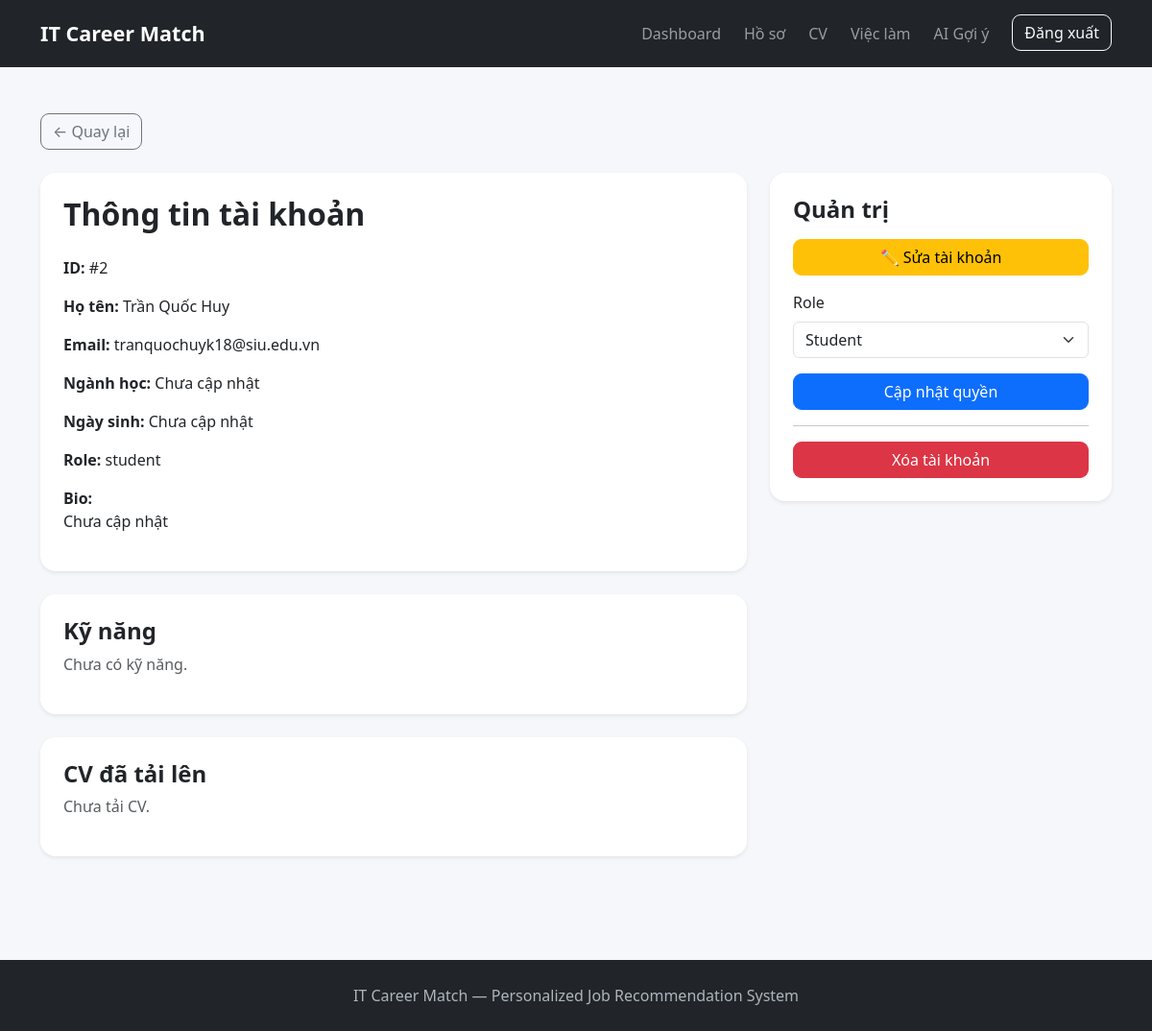
Page /admin/users/2 (signed in) on the earlier database version.
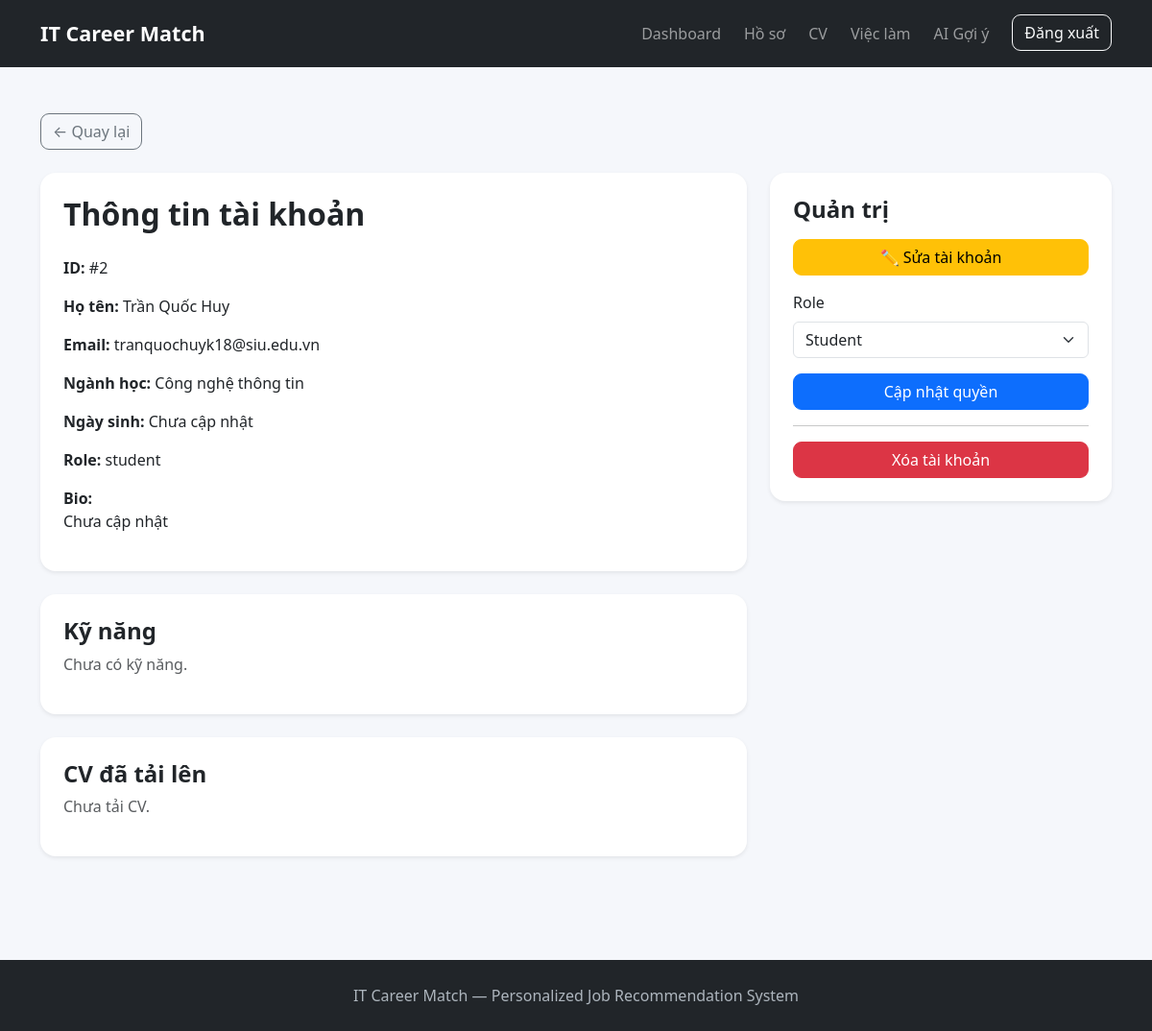
Same page on the later database version.
### tables this page shows
CREATE TABLE users (
            user_id INTEGER PRIMARY KEY AUTOINCREMENT,
            email TEXT NOT NULL UNIQUE,
            password TEXT NOT NULL,
            role TEXT NOT NULL DEFAULT 'student',
            created_at TIMESTAMP DEFAULT CURRENT_TIMESTAMP
        );

CREATE TABLE student_profiles (
            profile_id INTEGER PRIMARY KEY AUTOINCREMENT,
            user_id INTEGER NOT NULL UNIQUE,
            full_name TEXT,
            date_of_birth TEXT,
            major TEXT,
            bio TEXT,
            avatar TEXT,

            FOREIGN KEY (user_id)
                REFERENCES users(user_id)
                ON DELETE CASCADE
        );

### app.py (the view)
@app.route("/admin/users/<int:user_id>")
def admin_user_detail(user_id):
    if not is_admin():
        return "Bạn không có quyền truy cập.", 403
    connection = get_connection()
    user = connection.execute(
        """
        SELECT
            u.user_id,
            u.email,
            u.role,
            u.created_at,
            p.full_name,
            p.date_of_birth,
            p.major,
            p.bio
        FROM users u
        LEFT JOIN student_profiles p
            ON u.user_id = p.user_id
        WHERE u.user_id = ?
        """,
        (user_id,)
    ).fetchone()
    if user is None:
        connection.close()
        return "Không tìm thấy tài khoản.", 404
    skills = connection.execute(
        """
        SELECT s.name
        FROM student_skills ss
        JOIN skills s
            ON ss.skill_id = s.skill_id
        WHERE ss.user_id = ?
        ORDER BY s.name
        """,
        (user_id,)
    ).fetchall()
    cvs = connection.execute(
        """
        SELECT
            cv_id,
            file_name,
            created_at
        FROM cvs
        WHERE user_id = ?
        ORDER BY created_at DESC
        """,
        (user_id,)
    ).fetchall()
    connection.close()
    return render_template(
        "admin/user_detail.html",
        user=user,
        skills=skills,
        cvs=cvs
    )

### app.py (called while the page is built)
def is_admin():
    return (
        "user_id" in session
        and session.get("role") == "admin"
    )

### database/database.py (called while the page is built)
def get_connection():
    connection = sqlite3.connect(DATABASE_PATH)
    connection.row_factory = sqlite3.Row
    connection.execute("PRAGMA foreign_keys = ON")
    return connection

### templates/admin/user_detail.html (shortened to what this page needs)
{% extends "base.html" %}
{% block content %}
<div class="container py-5">
    <a
        href="{{ url_for('admin_users') }}"
        class="btn btn-outline-secondary mb-4"
    >
        ← Quay lại
    </a>
    <div class="row g-4">
        <div class="col-lg-8">
            <div class="card border-0 shadow-sm">
                <div class="card-body p-4">
                    <h2 class="fw-bold mb-4">
                        Thông tin tài khoản
                    </h2>
                    <p>
                        <strong>ID:</strong>
                        #{{ user.user_id }}
                    </p>
                    <p>
                        <strong>Họ tên:</strong>
                        {{ user.full_name or "Chưa cập nhật" }}
                    </p>
                    <p>
                        <strong>Email:</strong>
                        {{ user.email }}
                    </p>
                    <p>
                        <strong>Ngành học:</strong>
                        {{ user.major or "Chưa cập nhật" }}
                    </p>
                    <p>
                        <strong>Ngày sinh:</strong>
                        {{ user.date_of_birth or "Chưa cập nhật" }}
                    </p>
                    <p>
                        <strong>Role:</strong>
                        {{ user.role }}
                    </p>
                    <p>
                        <strong>Bio:</strong><br>
                        {{ user.bio or "Chưa cập nhật" }}
                    </p>
                </div>
            </div>
            <div class="card border-0 shadow-sm mt-4">
                <div class="card-body p-4">
                    <h4 class="fw-bold">
                        Kỹ năng
                    </h4>
                    {% for skill in skills %}
                    <span class="badge bg-primary me-1">
                        {{ skill.name }}
                    </span>
                    {% else %}
                    <p class="text-muted">
                        Chưa có kỹ năng.
                    </p>
                    {% endfor %}
                </div>
            </div>
            <div class="card border-0 shadow-sm mt-4">
                <div class="card-body p-4">
                    <h4 class="fw-bold">
                        CV đã tải lên
                    </h4>
                    {% for cv in cvs %}
                    <div class="border-bottom py-2">
                        {{ cv.file_name }}
                        <small class="text-muted">
                            {{ cv.created_at }}
                        </small>
                    </div>
                    {% else %}
                    <p class="text-muted">
                        Chưa tải CV.
                    </p>
                    {% endfor %}
                </div>
            </div>
        </div>
        <div class="col-lg-4">
            <div class="card border-0 shadow-sm">
                <div class="card-body p-4">
                    <h4 class="fw-bold mb-3">
                        Quản trị
                    </h4>
                    {% if user.user_id != session.get("user_id") %}
                    <a href="{{ url_for('admin_edit_user', user_id=user.user_id) }}"
                        class="btn btn-warning w-100 mb-3">
                        ✏️ Sửa tài khoản
                    </a>
                    <form
                        method="POST"
                        action="{{ url_for(
                            'admin_change_user_role',
                            user_id=user.user_id
                        ) }}"
                    >
                        <label class="form-label">
                            Role
                        </label>
                        <select
                            name="role"
                            class="form-select mb-3"
                        >
                            <option
                                value="student"
                                {% if user.role == "student" %}
                                selected
                                {% endif %}
                            >
                                Student
                            </option>
                        </select>
                        <button
                            class="btn btn-primary w-100"
                        >
                            Cập nhật quyền
                        </button>
                    </form>
                    <hr>
                    <form
                        method="POST"
                        action="{{ url_for(
                            'admin_delete_user',
                            user_id=user.user_id
                        ) }}"
                        onsubmit="
                            return confirm(
                                'Bạn chắc chắn muốn xóa tài khoản này?'
                            );
                        "
                    >
                        <button
                            class="btn btn-danger w-100"
                        >
                            Xóa tài khoản
                        </button>
                    </form>
                    {% else %}
                    <div class="alert alert-info mb-0">
                        Đây là tài khoản Admin
                        bạn đang đăng nhập.
                    </div>
                    {% endif %}
                </div>
            </div>
        </div>
    </div>
</div>
{% endblock %}

### templates/base.html (shortened to what this page needs)
<!DOCTYPE html>
<html lang="vi">
<head>
    <link
        href="https://cdn.jsdelivr.net/npm/bootstrap@5.3.3/dist/css/bootstrap.min.css"
        rel="stylesheet">
    <link
        rel="stylesheet"
        href="{{ url_for('static', filename='css/style.css') }}">
</head>
<body>
<nav class="navbar navbar-expand-lg navbar-dark bg-dark">
    <div class="container">
        <a class="navbar-brand fw-bold"
           href="{{ url_for('dashboard') }}">
            IT Career Match
        </a>
        {% if session.get("user_id") %}
        <div class="collapse navbar-collapse" id="navbar">
            <ul class="navbar-nav ms-auto">
                <li class="nav-item">
                    <a class="nav-link"
                       href="{{ url_for('dashboard') }}">
                        Dashboard
                    </a>
                </li>
                <li class="nav-item">
                    <a class="nav-link"
                       href="{{ url_for('profile') }}">
                        Hồ sơ
                    </a>
                </li>
                <li class="nav-item">
                    <a class="nav-link"
                       href="{{ url_for('upload_cv') }}">
                        CV
                    </a>
                </li>
                <li class="nav-item">
                    <a class="nav-link"
                       href="{{ url_for('jobs') }}">
                        Việc làm
                    </a>
                </li>
                <li class="nav-item">
                    <a class="nav-link"
                       href="{{ url_for('recommendations') }}">
                        AI Gợi ý
                    </a>
                </li>
                <li class="nav-item ms-lg-3">
                    <a class="btn btn-outline-light"
                       href="{{ url_for('logout') }}">
                        Đăng xuất
                    </a>
                </li>
            </ul>
        </div>
        {% endif %}
    </div>
</nav>
<main>
    {% block content %}
    {% endblock %}
</main>
<footer class="site-footer">
    <div class="container text-center">
        <p class="mb-0">
            IT Career Match — Personalized Job Recommendation System
        </p>
    </div>
</footer>
</body>
</html>

### static/css/style.css (style rules this page uses)
body { background: #f5f7fb; min-height: 100vh; color: #1f2937; }
.navbar { padding: 14px 0; }
.navbar-brand { font-size: 1.35rem; }
.nav-link { margin-left: 8px; }
main { min-height: calc(100vh - 140px); }
.site-footer { margin-top: 60px; background: #212529; color: #adb5bd; padding: 25px 0; }
.btn { border-radius: 9px; }
.card { border-radius: 16px; }

Differences in the rows shown:
changed student_profiles "Trần Quốc Huy": major (not shown) → "Công nghệ thông tin"; bio (not shown) → "Chưa cập nhật"
Other differences:
{{ user.major or "Chưa cập nhật" }}: "Chưa cập nhật" → (not shown)
{{ user.bio or "Chưa cập nhật" }}: "Chưa cập nhật" → (not shown)
